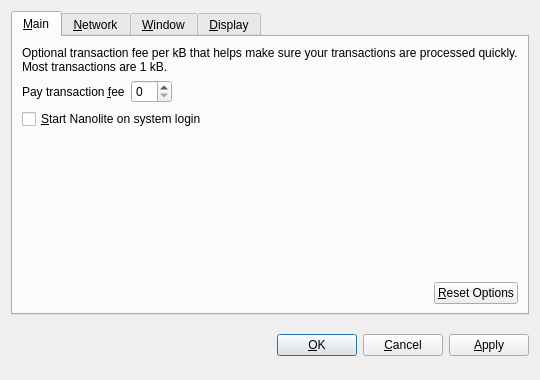
<?xml version="1.0" encoding="UTF-8"?>
<ui version="4.0">
 <class>OptionsDialog</class>
 <widget class="QDialog" name="OptionsDialog">
  <property name="geometry">
   <rect>
    <x>0</x>
    <y>0</y>
    <width>540</width>
    <height>380</height>
   </rect>
  </property>
  <property name="windowTitle">
   <string>Options</string>
  </property>
  <property name="modal">
   <bool>true</bool>
  </property>
  <layout class="QVBoxLayout" name="verticalLayout">
   <item>
    <widget class="QTabWidget" name="tabWidget">
     <property name="tabPosition">
      <enum>QTabWidget::North</enum>
     </property>
     <property name="currentIndex">
      <number>0</number>
     </property>
     <widget class="QWidget" name="tabMain">
      <attribute name="title">
       <string>&amp;Main</string>
      </attribute>
      <layout class="QVBoxLayout" name="verticalLayout_Main">
       <item>
        <widget class="QLabel" name="transactionFeeInfoLabel">
         <property name="text">
          <string>Optional transaction fee per kB that helps make sure your transactions are processed quickly. Most transactions are 1 kB.</string>
         </property>
         <property name="textFormat">
          <enum>Qt::PlainText</enum>
         </property>
         <property name="wordWrap">
          <bool>true</bool>
         </property>
        </widget>
       </item>
       <item>
        <layout class="QHBoxLayout" name="horizontalLayout_1_Main">
         <item>
          <widget class="QLabel" name="transactionFeeLabel">
           <property name="text">
            <string>Pay transaction &amp;fee</string>
           </property>
           <property name="textFormat">
            <enum>Qt::PlainText</enum>
           </property>
           <property name="buddy">
            <cstring>transactionFee</cstring>
           </property>
          </widget>
         </item>
         <item>
          <widget class="BitcoinAmountField" name="transactionFee"/>
         </item>
         <item>
          <spacer name="horizontalSpacer_1_Main">
           <property name="orientation">
            <enum>Qt::Horizontal</enum>
           </property>
           <property name="sizeHint" stdset="0">
            <size>
             <width>40</width>
             <height>20</height>
            </size>
           </property>
          </spacer>
         </item>
        </layout>
       </item>
       <item>
        <widget class="QCheckBox" name="bitcoinAtStartup">
         <property name="toolTip">
          <string>Automatically start Nanolite after logging in to the system.</string>
         </property>
         <property name="text">
          <string>&amp;Start Nanolite on system login</string>
         </property>
        </widget>
       </item>
       <item>
        <spacer name="verticalSpacer_Main">
         <property name="orientation">
          <enum>Qt::Vertical</enum>
         </property>
         <property name="sizeHint" stdset="0">
          <size>
           <width>20</width>
           <height>40</height>
          </size>
         </property>
        </spacer>
       </item>
       <item>
        <layout class="QHBoxLayout" name="horizontalLayout_2_Main">
         <item>
          <spacer name="horizontalSpacer_2_Main">
           <property name="orientation">
            <enum>Qt::Horizontal</enum>
           </property>
           <property name="sizeHint" stdset="0">
            <size>
             <width>40</width>
             <height>20</height>
            </size>
           </property>
          </spacer>
         </item>
         <item>
          <widget class="QPushButton" name="resetButton">
           <property name="toolTip">
            <string>Reset all client options to default.</string>
           </property>
           <property name="text">
            <string>&amp;Reset Options</string>
           </property>
           <property name="autoDefault">
            <bool>false</bool>
           </property>
          </widget>
         </item>
        </layout>
       </item>
      </layout>
     </widget>
     <widget class="QWidget" name="tabNetwork">
      <attribute name="title">
       <string>&amp;Network</string>
      </attribute>
      <layout class="QVBoxLayout" name="verticalLayout_Network">
       <item>
        <widget class="QCheckBox" name="mapPortUpnp">
         <property name="toolTip">
          <string>Automatically open the Nanolite client port on the router. This only works when your router supports UPnP and it is enabled.</string>
         </property>
         <property name="text">
          <string>Map port using &amp;UPnP</string>
         </property>
        </widget>
       </item>
       <item>
        <widget class="QCheckBox" name="connectSocks">
         <property name="toolTip">
          <string>Connect to the Nanolite network through a SOCKS proxy (e.g. when connecting through Tor).</string>
         </property>
         <property name="text">
          <string>&amp;Connect through SOCKS proxy:</string>
         </property>
        </widget>
       </item>
       <item>
        <layout class="QHBoxLayout" name="horizontalLayout_Network">
         <item>
          <widget class="QLabel" name="proxyIpLabel">
           <property name="text">
            <string>Proxy &amp;IP:</string>
           </property>
           <property name="textFormat">
            <enum>Qt::PlainText</enum>
           </property>
           <property name="buddy">
            <cstring>proxyIp</cstring>
           </property>
          </widget>
         </item>
         <item>
          <widget class="QValidatedLineEdit" name="proxyIp">
           <property name="maximumSize">
            <size>
             <width>140</width>
             <height>16777215</height>
            </size>
           </property>
           <property name="toolTip">
            <string>IP address of the proxy (e.g. 127.0.0.1)</string>
           </property>
          </widget>
         </item>
         <item>
          <widget class="QLabel" name="proxyPortLabel">
           <property name="text">
            <string>&amp;Port:</string>
           </property>
           <property name="textFormat">
            <enum>Qt::PlainText</enum>
           </property>
           <property name="buddy">
            <cstring>proxyPort</cstring>
           </property>
          </widget>
         </item>
         <item>
          <widget class="QLineEdit" name="proxyPort">
           <property name="maximumSize">
            <size>
             <width>55</width>
             <height>16777215</height>
            </size>
           </property>
           <property name="toolTip">
            <string>Port of the proxy (e.g. 9050)</string>
           </property>
          </widget>
         </item>
         <item>
          <widget class="QLabel" name="socksVersionLabel">
           <property name="text">
            <string>SOCKS &amp;Version:</string>
           </property>
           <property name="textFormat">
            <enum>Qt::PlainText</enum>
           </property>
           <property name="buddy">
            <cstring>socksVersion</cstring>
           </property>
          </widget>
         </item>
         <item>
          <widget class="QValueComboBox" name="socksVersion">
           <property name="toolTip">
            <string>SOCKS version of the proxy (e.g. 5)</string>
           </property>
          </widget>
         </item>
         <item>
          <spacer name="horizontalSpacer_Network">
           <property name="orientation">
            <enum>Qt::Horizontal</enum>
           </property>
           <property name="sizeHint" stdset="0">
            <size>
             <width>40</width>
             <height>20</height>
            </size>
           </property>
          </spacer>
         </item>
        </layout>
       </item>
       <item>
        <spacer name="verticalSpacer_Network">
         <property name="orientation">
          <enum>Qt::Vertical</enum>
         </property>
         <property name="sizeHint" stdset="0">
          <size>
           <width>20</width>
           <height>40</height>
          </size>
         </property>
        </spacer>
       </item>
      </layout>
     </widget>
     <widget class="QWidget" name="tabWindow">
      <attribute name="title">
       <string>&amp;Window</string>
      </attribute>
      <layout class="QVBoxLayout" name="verticalLayout_Window">
       <item>
        <widget class="QCheckBox" name="minimizeToTray">
         <property name="toolTip">
          <string>Show only a tray icon after minimizing the window.</string>
         </property>
         <property name="text">
          <string>&amp;Minimize to the tray instead of the taskbar</string>
         </property>
        </widget>
       </item>
       <item>
        <widget class="QCheckBox" name="minimizeOnClose">
         <property name="toolTip">
          <string>Minimize instead of exit the application when the window is closed. When this option is enabled, the application will be closed only after selecting Quit in the menu.</string>
         </property>
         <property name="text">
          <string>M&amp;inimize on close</string>
         </property>
        </widget>
       </item>
       <item>
        <spacer name="verticalSpacer_Window">
         <property name="orientation">
          <enum>Qt::Vertical</enum>
         </property>
         <property name="sizeHint" stdset="0">
          <size>
           <width>20</width>
           <height>40</height>
          </size>
         </property>
        </spacer>
       </item>
      </layout>
     </widget>
     <widget class="QWidget" name="tabDisplay">
      <attribute name="title">
       <string>&amp;Display</string>
      </attribute>
      <layout class="QVBoxLayout" name="verticalLayout_Display">
       <item>
        <layout class="QHBoxLayout" name="horizontalLayout_1_Display">
         <item>
          <widget class="QLabel" name="langLabel">
           <property name="text">
            <string>User Interface &amp;language:</string>
           </property>
           <property name="textFormat">
            <enum>Qt::PlainText</enum>
           </property>
           <property name="buddy">
            <cstring>lang</cstring>
           </property>
          </widget>
         </item>
         <item>
          <widget class="QValueComboBox" name="lang">
           <property name="toolTip">
            <string>The user interface language can be set here. This setting will take effect after restarting Nanolite.</string>
           </property>
          </widget>
         </item>
        </layout>
       </item>
       <item>
        <layout class="QHBoxLayout" name="horizontalLayout_2_Display">
         <item>
          <widget class="QLabel" name="unitLabel">
           <property name="text">
            <string>&amp;Unit to show amounts in:</string>
           </property>
           <property name="textFormat">
            <enum>Qt::PlainText</enum>
           </property>
           <property name="buddy">
            <cstring>unit</cstring>
           </property>
          </widget>
         </item>
         <item>
          <widget class="QValueComboBox" name="unit">
           <property name="toolTip">
            <string>Choose the default subdivision unit to show in the interface and when sending coins.</string>
           </property>
          </widget>
         </item>
        </layout>
       </item>
       <item>
        <widget class="QCheckBox" name="displayAddresses">
         <property name="toolTip">
          <string>Whether to show Nanolite addresses in the transaction list or not.</string>
         </property>
         <property name="text">
          <string>&amp;Display addresses in transaction list</string>
         </property>
        </widget>
       </item>
       <item>
        <widget class="QCheckBox" name="coinControlFeatures">
         <property name="toolTip">
          <string>Whether to show coin control features or not.</string>
         </property>
         <property name="text">
          <string>Display coin &amp;control features (experts only!)</string>
         </property>
        </widget>
       </item>
       <item>
        <spacer name="verticalSpacer_Display">
         <property name="orientation">
          <enum>Qt::Vertical</enum>
         </property>
         <property name="sizeHint" stdset="0">
          <size>
           <width>20</width>
           <height>40</height>
          </size>
         </property>
        </spacer>
       </item>
      </layout>
     </widget>
    </widget>
   </item>
   <item>
    <layout class="QHBoxLayout" name="horizontalLayout_Buttons">
     <item>
      <spacer name="horizontalSpacer_1">
       <property name="orientation">
        <enum>Qt::Horizontal</enum>
       </property>
       <property name="sizeHint" stdset="0">
        <size>
         <width>40</width>
         <height>48</height>
        </size>
       </property>
      </spacer>
     </item>
     <item>
      <widget class="QLabel" name="statusLabel">
       <property name="font">
        <font>
         <weight>75</weight>
         <bold>true</bold>
        </font>
       </property>
       <property name="text">
        <string/>
       </property>
       <property name="textFormat">
        <enum>Qt::PlainText</enum>
       </property>
       <property name="wordWrap">
        <bool>true</bool>
       </property>
      </widget>
     </item>
     <item>
      <spacer name="horizontalSpacer_2">
       <property name="orientation">
        <enum>Qt::Horizontal</enum>
       </property>
       <property name="sizeHint" stdset="0">
        <size>
         <width>40</width>
         <height>48</height>
        </size>
       </property>
      </spacer>
     </item>
     <item>
      <widget class="QPushButton" name="okButton">
       <property name="text">
        <string>&amp;OK</string>
       </property>
      </widget>
     </item>
     <item>
      <widget class="QPushButton" name="cancelButton">
       <property name="text">
        <string>&amp;Cancel</string>
       </property>
       <property name="autoDefault">
        <bool>false</bool>
       </property>
      </widget>
     </item>
     <item>
      <widget class="QPushButton" name="applyButton">
       <property name="text">
        <string>&amp;Apply</string>
       </property>
       <property name="autoDefault">
        <bool>false</bool>
       </property>
      </widget>
     </item>
    </layout>
   </item>
  </layout>
 </widget>
 <customwidgets>
  <customwidget>
   <class>BitcoinAmountField</class>
   <extends>QSpinBox</extends>
   <header>bitcoinamountfield.h</header>
  </customwidget>
  <customwidget>
   <class>QValueComboBox</class>
   <extends>QComboBox</extends>
   <header>qvaluecombobox.h</header>
  </customwidget>
  <customwidget>
   <class>QValidatedLineEdit</class>
   <extends>QLineEdit</extends>
   <header>qvalidatedlineedit.h</header>
  </customwidget>
 </customwidgets>
 <resources/>
 <connections/>
</ui>
